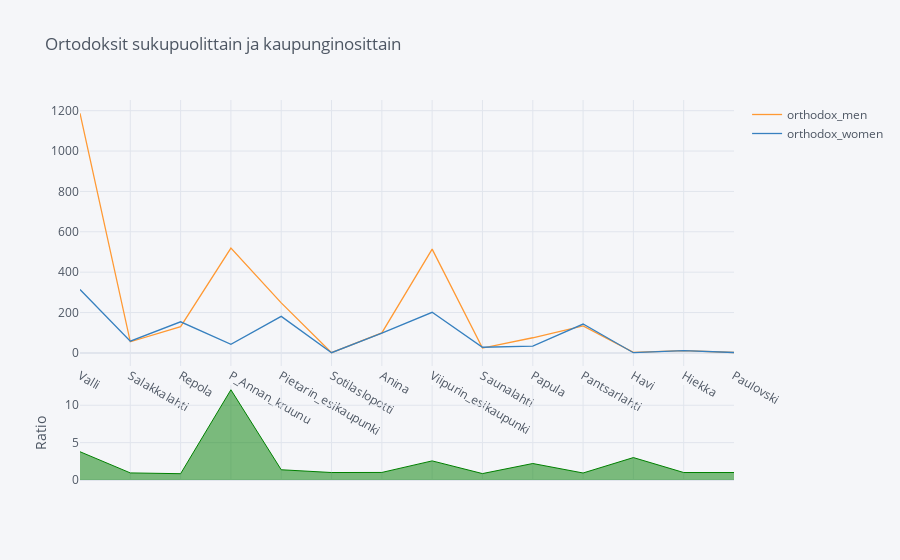

The notebook cell this image was saved under:
### Code cell
import cufflinks as cf
cf.set_config_file(world_readable=True, theme='pearl', offline=True)

districts[['orthodox_men', 'orthodox_women']].iplot(
    title="Ortodoksit sukupuolittain ja kaupunginosittain",
    kind='ratio',
)

### Figure 1 — Plotly figure (JSON) as saved in the notebook; plotly's stock layout.template omitted (floating-point values rounded to 4 significant figures)
{"data": [{"line": {"color": "rgba(255, 153, 51, 1.0)", "dash": "solid", "shape": "linear", "width": 1.3}, "mode": "lines", "name": "orthodox_men", "text": "", "x": ["Valli", "Salakkalahti", "Repola", "P_Annan_kruunu", "Pietarin_esikaupunki", "Sotilaslopotti", "Anina", "Viipurin_esikaupunki", "Saunalahti", "Papula", "Pantsarlahti", "Havi", "Hiekka", "Paulovski"], "y": [1187, 55, 130, 519, 248, 1, 99, 514, 24, 75, 134, 3, 11, 2], "type": "scatter"}, {"line": {"color": "rgba(55, 128, 191, 1.0)", "dash": "solid", "shape": "linear", "width": 1.3}, "mode": "lines", "name": "orthodox_women", "text": "", "x": ["Valli", "Salakkalahti", "Repola", "P_Annan_kruunu", "Pietarin_esikaupunki", "Sotilaslopotti", "Anina", "Viipurin_esikaupunki", "Saunalahti", "Papula", "Pantsarlahti", "Havi", "Hiekka", "Paulovski"], "y": [314, 58, 154, 43, 181, 1, 98, 201, 28, 34, 143, 1, 11, 2], "type": "scatter"}, {"connectgaps": false, "fill": "tozeroy", "line": {"color": "rgba(0, 128, 0, 1.0)", "dash": "solid", "shape": "linear", "width": 1}, "mode": "lines", "name": "Ratio", "showlegend": false, "x": ["Valli", "Salakkalahti", "Repola", "P_Annan_kruunu", "Pietarin_esikaupunki", "Sotilaslopotti", "Anina", "Viipurin_esikaupunki", "Saunalahti", "Papula", "Pantsarlahti", "Havi", "Hiekka", "Paulovski"], "xaxis": "x2", "y": [3.78, 0.9483, 0.8442, 12.07, 1.37, 1.0, 1.01, 2.557, 0.8571, 2.206, 0.9371, 3.0, 1.0, 1.0], "yaxis": "y2", "type": "scatter"}], "layout": {"hovermode": "x", "legend": {"bgcolor": "#F5F6F9", "font": {"color": "#4D5663"}}, "paper_bgcolor": "#F5F6F9", "plot_bgcolor": "#F5F6F9", "title": {"font": {"color": "#4D5663"}, "text": "Ortodoksit sukupuolittain ja kaupunginosittain"}, "xaxis": {"gridcolor": "#E1E5ED", "showgrid": true, "tickfont": {"color": "#4D5663"}, "title": {"font": {"color": "#4D5663"}, "text": ""}, "zerolinecolor": "#E1E5ED"}, "yaxis": {"domain": [0.3, 1], "gridcolor": "#E1E5ED", "showgrid": true, "tickfont": {"color": "#4D5663"}, "title": {"font": {"color": "#4D5663"}, "text": ""}, "zerolinecolor": "#E1E5ED"}, "yaxis2": {"domain": [0, 0.25], "gridcolor": "#E1E5ED", "showgrid": true, "tickfont": {"color": "#4D5663"}, "title": {"font": {"color": "#4D5663"}, "text": "Ratio"}, "zerolinecolor": "#E1E5ED"}, "xaxis2": {"anchor": "y2", "gridcolor": "#E1E5ED", "showgrid": true, "showticklabels": false, "tickfont": {"color": "#4D5663"}, "title": {"font": {"color": "#4D5663"}, "text": ""}, "zerolinecolor": "#E1E5ED"}}}
